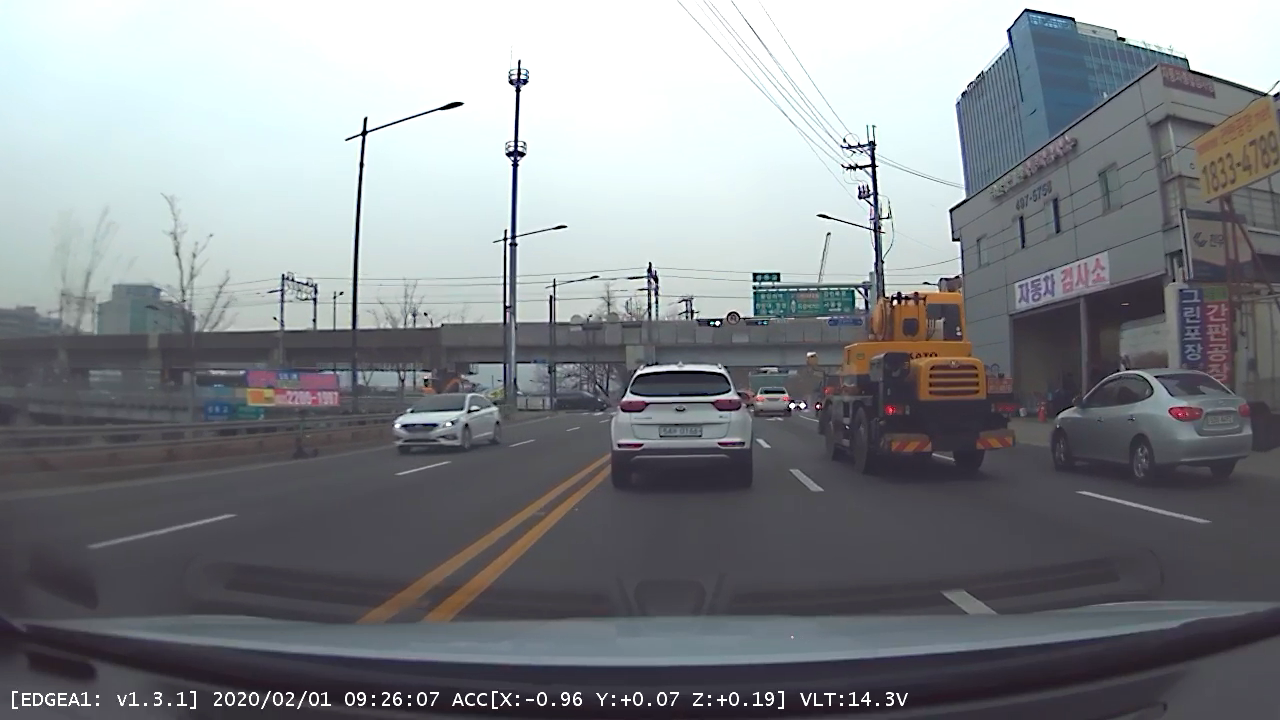
#> input picture Data/blackbox_images/image_01.png, 1280 x 720 px
$ python 06_Image_ROI.py
#> lines starting #> are read from the running program, lines starting #| are printed output that depends on the picture; after the words box and inside, x2 and y2 are one past the last pixel; in counts of white or black regions, pixels touching at a corner belong together
### OpenCV/Utils/utils.py
import os
from .wrapper import *


class PathClass():
    def __init__(self):
        path, _ = os.path.split(os.path.abspath(__file__))
        self.data_root = os.path.join(path, "..", "..", "Data")
        self.data_name_list = os.listdir(self.data_root)
        # ['blackbox_images', 'blackbox_videos', 'lanedetection_videos', 'lanedetection_images', 'trafficlight_images', 'trafficlight_videos']


    def get_data(self, get_data_string):
        data_root = os.path.join(self.data_root, get_data_string)
        init_list = os.listdir(data_root)
        data_list = []
        for data_name in init_list:
            data_list.append(os.path.join(data_root, data_name))
        return data_list


    def __call__(self, get_data_string):
        if get_data_string in self.data_name_list:
            return self.get_data(get_data_string)
        else:
            print("Wrong data name")
            exit()


def get_single_data(get_data_string, index=0):
    pathClass = PathClass()
    data_list = pathClass(get_data_string)
    return data_list[index]


# [4 lines left out: function get_multiple_datas, not called in this run]


def get_single_image(get_data_string = 'blackbox_images', index=0):
    return get_single_data(get_data_string, index)


def get_single_video(get_data_string = 'blackbox_videos', index=0):
    return get_single_data(get_data_string, index)


def get_multiple_images(get_data_string = 'blackbox_images'):
    return get_multiple_datas(get_data_string)


def get_multiple_videos(get_data_string = 'blackbox_videos'):
    return get_multiple_datas(get_data_string)


# [7 lines left out: function processingSingleImage, not called in this run]


def processingSingleVideo(videoPath, outputPath = "output.avi"):
    videoProcessing(videoPath, outputPath)
    return


# [4 lines left out: function processingMultipleImages, not called in this run]


def processingMultipleVideos(videoList):
    for index, videoPath in enumerate(videoList):
        processingSingleVideo(videoPath, "output_{}.avi".format(index))

### OpenCV/Utils/wrapper.py
import cv2
import numpy as np


# [27 lines left out: functions imageProcessing, checkValidImage, not called in this run]


def imageRead(openpath, flag=cv2.IMREAD_COLOR):
#> called with flag = 1
    image = cv2.imread(openpath, flag)
#> image is the input picture: shape (720, 1280, 3); mean B, G, R 137.5, 133.3, 129.8
    if image is not None:
        print("Image Opened")
        return image
    else:
        print("Image Not Opened")
        print("Program Abort")
        exit()


def imageShow(imagename, image, flag=cv2.WINDOW_NORMAL):
    cv2.namedWindow(imagename, flag)
    cv2.imshow(imagename, image)
    cv2.waitKey()
    return


def imageWrite(imagename, image):
    return cv2.imwrite(imagename, image)


def imageCopy(src_image):
    return np.copy(src_image)


# [49 lines left out: functions videoProcessing, imageParameters, not called in this run]


def getPixel(image, x, y, c=None):
    return image[y, x, c]


def setPixel(image, x, y, value, c=None):
    image[y, x, c] = value
    return image


def cutRectROI(image, x1, y1, x2, y2):
#> called with x1 = 600, y1 = 362, x2 = 756, y2 = 489
    return image[y1:y2, x1:x2]
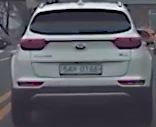
#> returned value: shape (127, 156, 3); mean of channels 0, 1, 2 97.8, 89.3, 89.2; drawn as B, G, R


def pasteRectROI(image, x1, y1, dst):
#> called with x1 = 935, y1 = 397
    y2, x2 = image.shape[:2]
    dst[y1:y1+y2, x1:x1+x2]=image
    return dst


def makeBlackImage(image, color=False):
    height, width = image.shape[0], image.shape[1]
    if color is True:
        return np.zeros((height, width, 3), np.uint8)
    else:
        if len(image.shape) == 2:
            return np.zeros((height, width), np.uint8)
        else:
            return np.zeros((height, width, 3), np.uint8)


def fillPolyROI(image, points):
    if len(image.shape) == 2:
        channels = 1
    else:
        channels = image.shape[2]
    mask = makeBlackImage(image)
    ignore_mask_color = (255,) * channels
    cv2.fillPoly(mask, points, ignore_mask_color)
    return mask


def polyROI(image, points):
    mask = fillPolyROI(image, points)
    return cv2.bitwise_and(image, mask)


def convertColor(image, flag=cv2.COLOR_BGR2GRAY):
    return cv2.cvtColor(image, flag)


def splitImage(image):
    return cv2.split(image)


def mergeImage(channel1, channel2, channel3):
    return cv2.merge((channel1, channel2, channel3))


def rangeColor(image, lower, upper):
    result = imageCopy(image)
    return cv2.inRange(result, lower, upper)


# [4 lines left out: function splitColor, not called in this run]


def drawLine(image, point1, point2, color=(255, 0, 0), thickness=3, lineType=cv2.LINE_AA):
    result = imageCopy(image)
    return cv2.line(result, point1, point2, color, thickness, lineType)


def drawRect(image, point1, point2, color=(255, 0, 0), thickness=3, lineType=cv2.LINE_AA):
    result = imageCopy(image)
    return cv2.rectangle(result, point1, point2, color, thickness, lineType)


def drawCircle(image, center, radius, color=(255, 0, 0), thickness=3, lineType=cv2.LINE_AA):
    result = imageCopy(image)
    return cv2.circle(result, center, radius, color, thickness, lineType)


def drawEllipse(image, center, axis, angle, startAngle, endAngle, color=(255, 0, 0), thickness=3, lineType=cv2.LINE_AA):
    result = imageCopy(image)
    return cv2.ellipse(result, center, axis, angle, startAngle, endAngle, color, thickness, lineType)


# [4 lines left out: function drawPolygon, not called in this run]


def drawText(image, text, point=(10, 10), font=cv2.FONT_HERSHEY_PLAIN, fontScale=2.0, color=(255,255,255), thickness=3, lineType=cv2.LINE_AA):
    result = imageCopy(image)
    return cv2.putText(result, text, point, font, fontScale, color, thickness, lineType)


def addImage(image1, image2):
    return cv2.add(image1, image2)


# [5 lines left out: function addWeightedImage, not called in this run]


def imageThreshold(image, thresh=128, maxval=255, type=cv2.THRESH_BINARY):
    _, res = cv2.threshold(image, thresh=thresh, maxval=maxval, type=type)
    return res


def imageBlur(image, ksize):
    size = ((ksize+1) * 2 - 1, (ksize+1) * 2 - 1)
    return cv2.blur(image, size)


def imageGaussianBlur(image, ksize, sigmaX, sigmaY):
    size = ((ksize+1) * 2 - 1, (ksize+1) * 2 - 1)
    return cv2.GaussianBlur(image, ksize=size, sigmaX=sigmaX, sigmaY=sigmaY)


def imageMedianBlur(image, size):
    ksize = (size+1) * 2 - 1
    return cv2.medianBlur(image, ksize)


def imageBilateralFilter(image, size, sigmaColor, sigmaSpace):
    d = (size+1) * 2 - 1
    return cv2.bilateralFilter(image, d, sigmaColor=sigmaColor, sigmaSpace=sigmaSpace)


def imageFiltering(image, kernel, ddepth=-1):
    return cv2.filter2D(image, ddepth, kernel)


# [22 lines left out: functions imageEdgePrewitt, imageEdgeSobel, imageEdgeScharr, not called in this run]


def imageEdgeLaplacianCV(image):
    return cv2.Laplacian(image, -1)


# [14 lines left out: functions imageEdgeLaplacianFilter2D, imageEdgeLoG, not called in this run]


def cannyEdge(image, threshold1=100, threshold2=200):
    return cv2.Canny(image, threshold1, threshold2)


# [30 lines left out: functions computeHist, histogramEqualize, not called in this run]


def imageDilation(image, kernel, iterations):
    return cv2.dilate(image, kernel=kernel, iterations=iterations)


def imageErosion(image, kernel, iterations):
    return cv2.erode(image, kernel=kernel, iterations=iterations)


# [17 lines left out: functions imageMorphologicalGradient, imageOpening, imageClosing, not called in this run]


def imageMorphologyKernel(flag=cv2.MORPH_RECT, size=5):
    return cv2.getStructuringElement(flag, (size, size))


def imageMorphologyEx(image, op, kernel, iterations=1):
    return cv2.morphologyEx(image, op=op, kernel=kernel, iterations=iterations)


# [40 lines left out: functions imageResize, imageTranslation, imageRotation, imageAffineTransformation, imagePerspectiveTransformation, not called in this run]


def houghLines(image, rho=1, theta=np.pi/180, threshold=100):
    return cv2.HoughLines(image, rho, theta, threshold)


# [16 lines left out: function drawHoughLines, not called in this run]


def houghLinesP(image, rho=1.0, theta=np.pi/180, threshold=100, minLineLength=10, maxLineGap=100):
    return cv2.HoughLinesP(image, rho, theta, threshold, minLineLength=minLineLength, maxLineGap=maxLineGap)


# [8 lines left out: function drawHoughLinesP, not called in this run]


def houghCircles(image, method=cv2.HOUGH_GRADIENT, dp = 1, minDist = 10, canny = 50, threshold = 30, minRadius = 0, maxRadius = 0):
    circles = cv2.HoughCircles(image, method, dp, minDist, param1=canny, param2=threshold, minRadius=minRadius, maxRadius=maxRadius)
    return circles


# [59 lines left out: functions drawHoughCircles, splitTwoSideLines, splitOneSideLines, medianPoint, not called in this run]


def interpolate(x1, y1, x2, y2, y):
    return int(float(y - y1) * float(x2-x1) / float(y2-y1) + x1)


# [34 lines left out: functions lineFittingOneSide, lineFitting, not called in this run]

### OpenCV/06_Image_ROI.py
from Utils.wrapper import *
from Utils.utils import *


'''
def cutRectROI(image, x1, y1, x2, y2):
    return image[y1:y2, x1:x2]
def pasteRectROI(image, x1, y1, dst):
    y2, x2 = image.shape[:2]
    dst[y1:y1+y2, x1:x1+x2]=image
    return dst
def makeBlackImage(image, color=False):
    height, width = image.shape[0], image.shape[1]
    if color is True:
        return np.zeros((height, width, 3), np.uint8)
    else:
        if len(image.shape) == 2:
            return np.zeros((height, width), np.uint8)
        else:
            return np.zeros((height, width, 3), np.uint8)
def fillPolyROI(image, points):
    if len(image.shape) == 2:
        channels = 1
    else:
        channels = image.shape[2]
    mask = makeBlackImage(image)
    ignore_mask_color = (255,) * channels
    cv2.fillPoly(mask, points, ignore_mask_color)
    return mask
def polyROI(image, points):
    mask = fillPolyROI(image, points)
    return cv2.bitwise_and(image, mask)
'''


data = get_single_image()
image = imageRead(data)
imageShow('image', image)

roi_x1 = 600
roi_y1 = 362
roi_x2 = 756
roi_y2 = 489
roi_rect = cutRectROI(image, roi_x1, roi_y1, roi_x2, roi_y2)
imageShow("roi_rect", roi_rect)

image2 = imageCopy(image)
roi_new_x1 = 935
roi_new_y1 = 397
image2 = pasteRectROI(roi_rect, roi_new_x1, roi_new_y1, image2)
imageShow("image2", image2)

roi_poly_01 = np.array([[(422,391),(482,392),(501,408),(504,444),(458,455),(390,454),(392,419)]], dtype=np.int32)
image_polyROI_01 = polyROI(image, roi_poly_01)
imageShow("image_polyROI_01", image_polyROI_01)

pt1 = (1049, 370)
pt2 = (1252, 365)
pt3 = (1253, 487)
pt4 = (1051, 486)
roi_poly_02 = np.array([[pt1, pt2, pt3, pt4]], dtype=np.int32)
image_polyROI_02 = polyROI(image, roi_poly_02)
#> in fillPolyROI (call 2), `cv2.fillPoly(mask, points, ignore_mask_color)`:
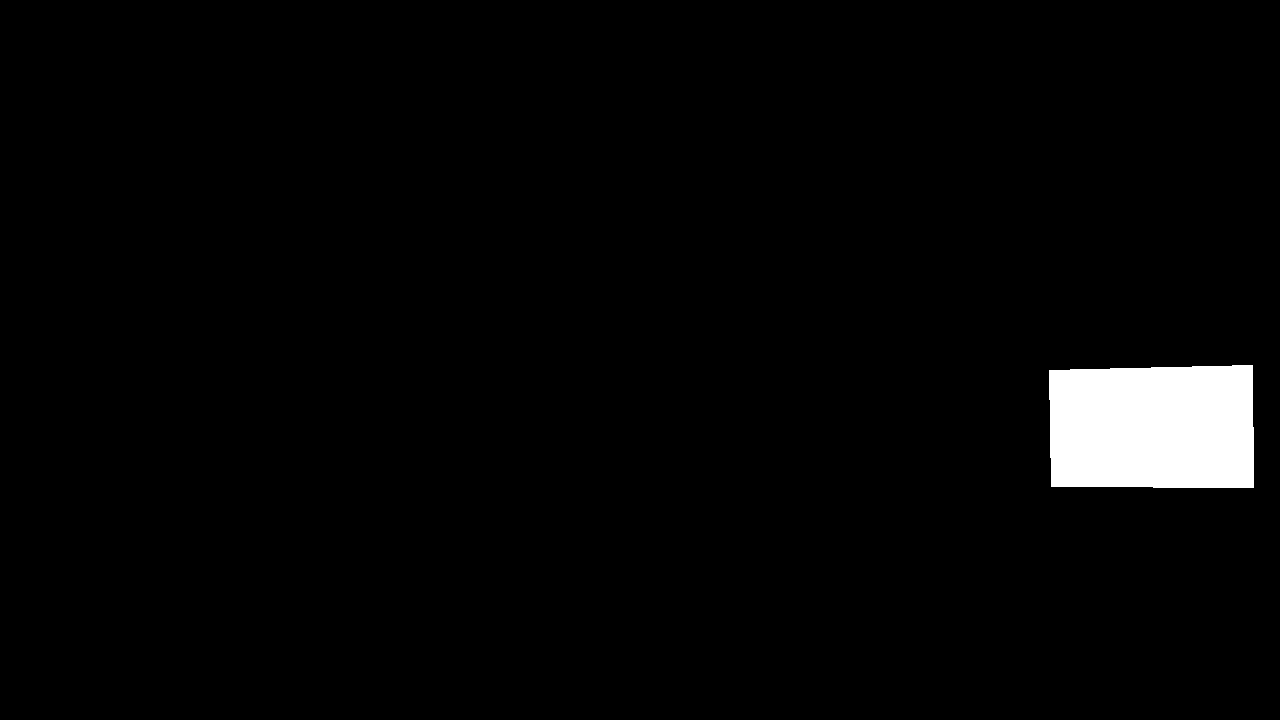
#> mask: shape (720, 1280, 3); 2.7% white; 1 white region, box (x1, y1, x2, y2) and area: (1049, 365, 1254, 488) 24423
#> in polyROI (call 2), `return cv2.bitwise_and(image, mask)`:
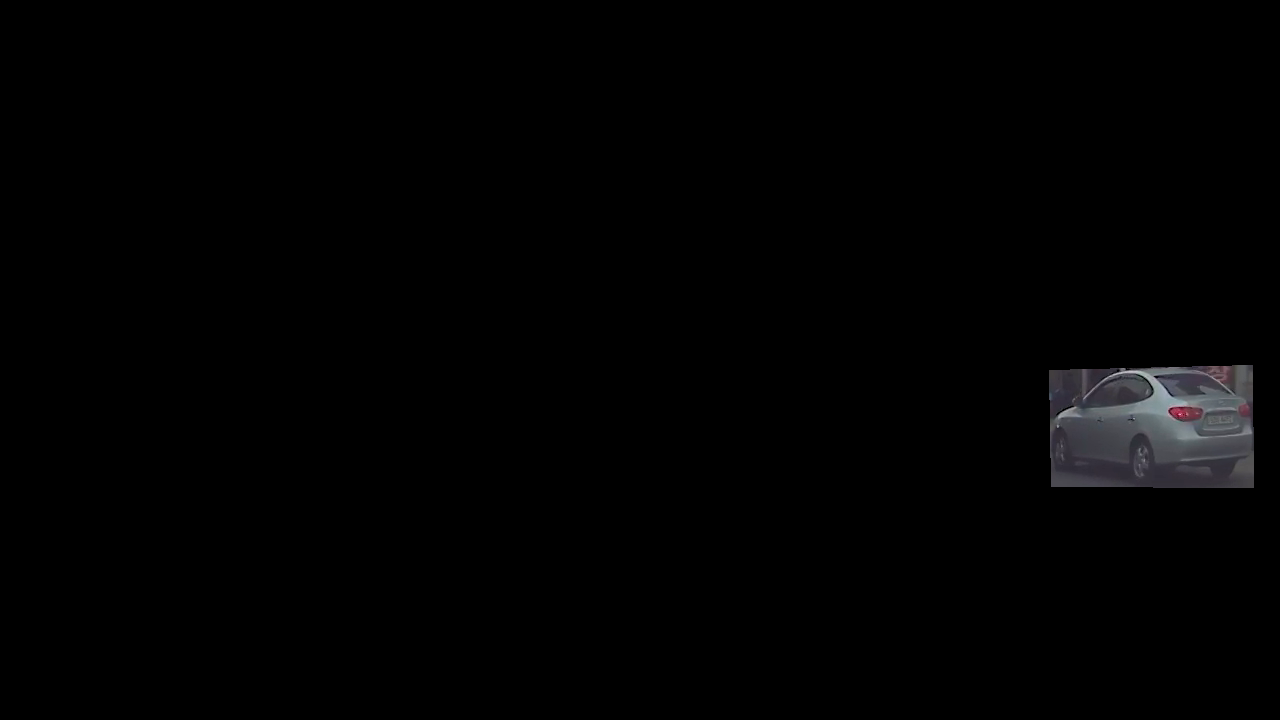
#> returned value: shape (720, 1280, 3); mean of channels 0, 1, 2 2.2, 2, 2.1; drawn as B, G, R
imageShow("image_polyROI_02", image_polyROI_02)

cv2.destroyAllWindows()

$ run again, on Data/blackbox_images/image_05.png
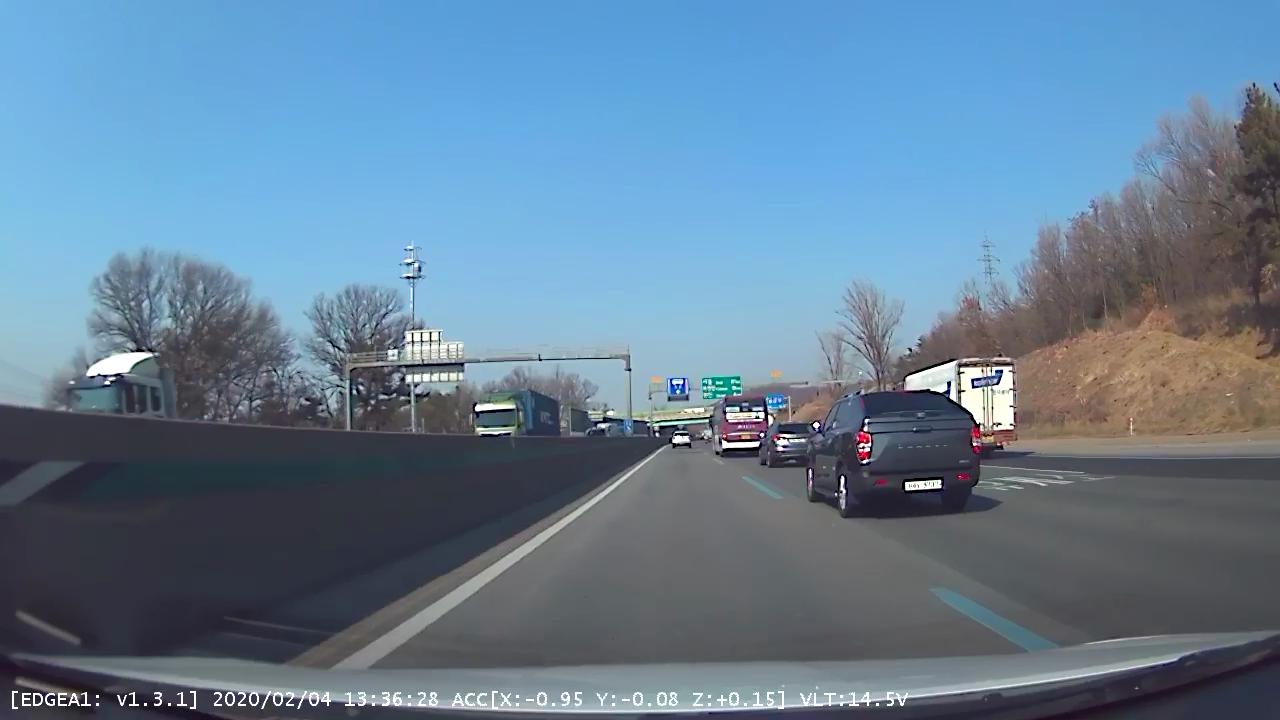
#> input picture Data/blackbox_images/image_05.png, 1280 x 720 px
#> in imageRead, image is the input picture: shape (720, 1280, 3); mean B, G, R 149.9, 127.3, 100.4
#> in cutRectROI, `return image[y1:y2, x1:x2]`:
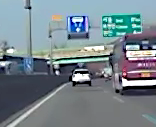
#> returned value: shape (127, 156, 3); mean of channels 0, 1, 2 140.3, 132.6, 118.5; drawn as B, G, R
#> in polyROI (call 2), `return cv2.bitwise_and(image, mask)`:
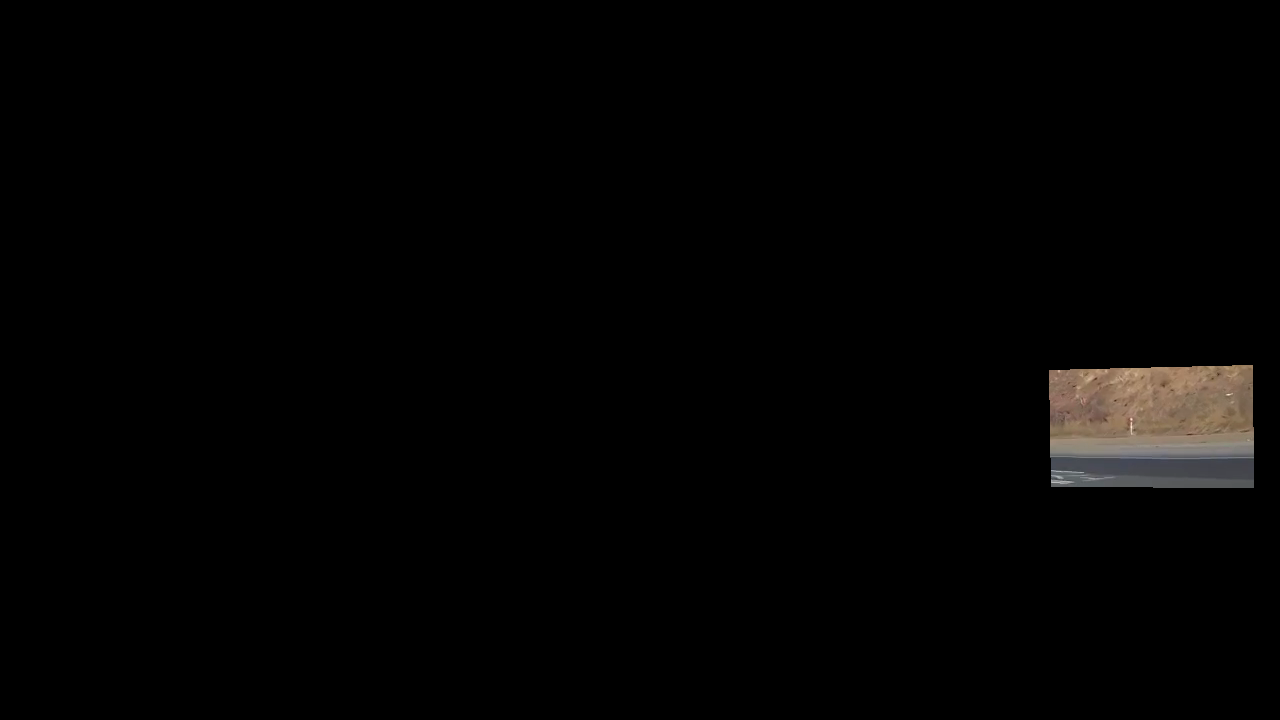
#> returned value: shape (720, 1280, 3); mean of channels 0, 1, 2 2.6, 2.9, 3.4; drawn as B, G, R
